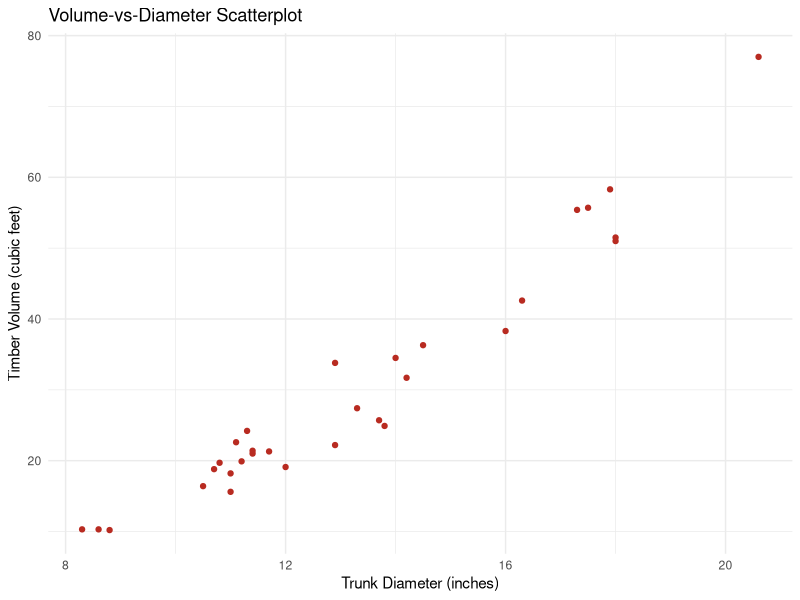
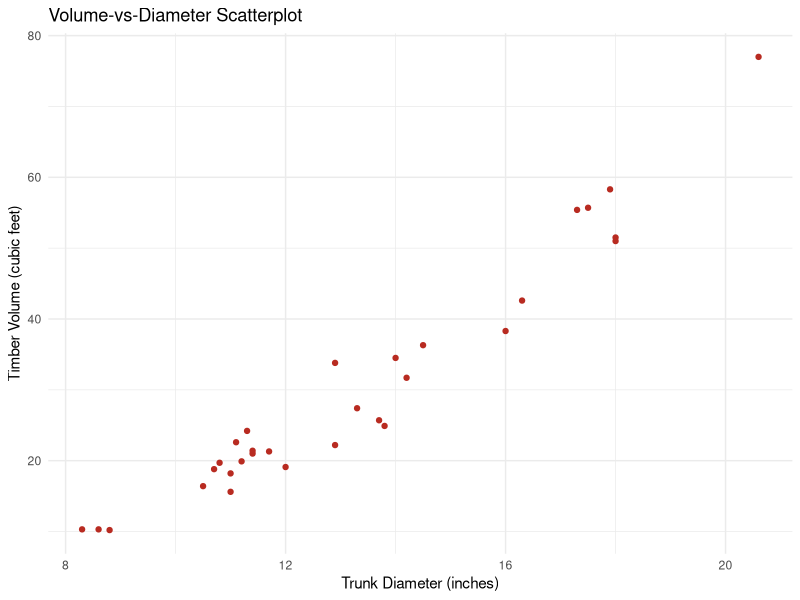
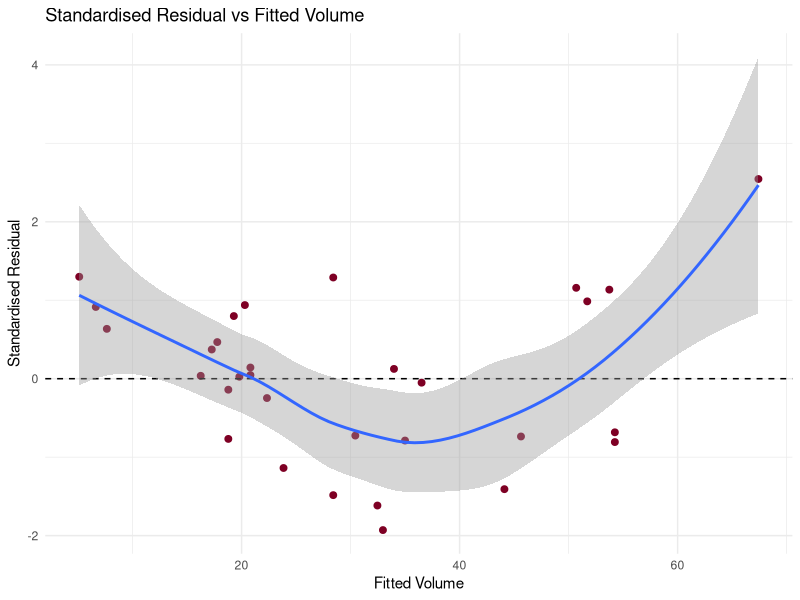
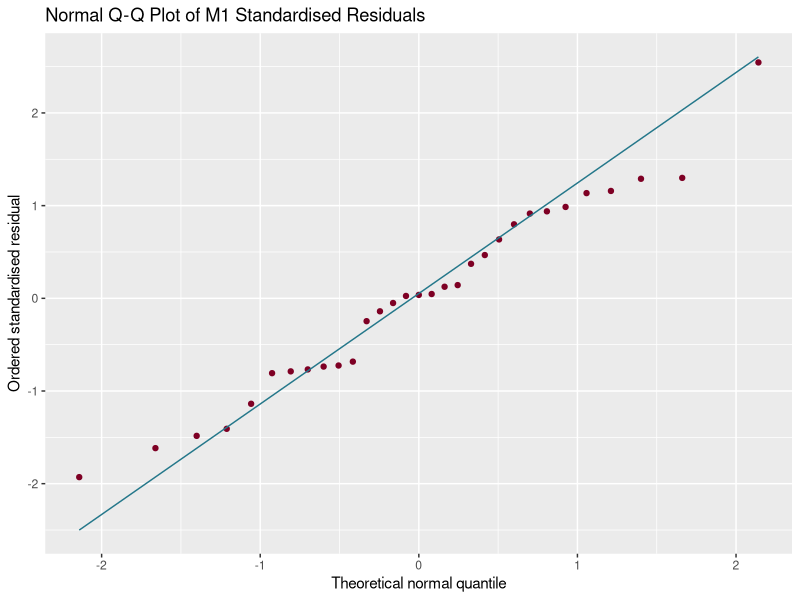
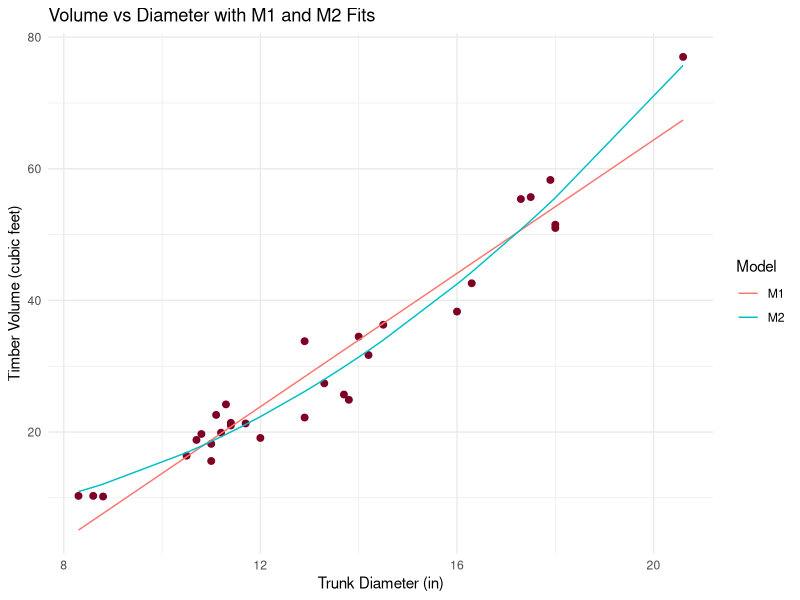

R code for these plots, in order:
## STS4407 Tutorial 2
# Name: Sametha Sivalingam
# Matrix No: SA00280

## ------------------------------------------------------------------------------------------------------

## create "output" directory if necessary
# dir.create("output", showWarnings = FALSE)

## load libraries
library(tidyverse) # dplyr, ggplot2

## -------------------------------------------------------------------------------------------------------

## Data Description

# tree_id: Tree Identifier
# girth_in: Trunk diameter (inches)
# height_ft: Tree height (feet)
# volume_ft3: Timber volume (cubic feet) ; the response variable

#---------------------------------------------------------------------------------------------------------

## QUESTION 1(a)

trees_raw <- read.csv("data/STS4407_Tutorial2_Trees.csv")

## check number of trees
nrow(trees_raw) # 31 rows
unique(trees_raw$tree_id) # 31 unique tree id's
# Since there are 31 rows and 31 unique tree id's, therefore there are 31 trees in this dataset

## check missing values
colSums(is.na(trees_raw))
# tree_id: 0
# girth_in: 0
# height_ft: 0
# volume_ft3: 0
# hence, no missing values in any of the columns

## identify diameter (girth_in) range
# min & max of trees_raw$girth_in
range(trees_raw$girth_in, na.rm = TRUE)
# min value = 8.3
# max value = 20.6
# range = [8.3, 20.6]

## Identify the response, predictor and their units

## volume-vs-diameter scatterplot
vol_diameter_plot <- ggplot(trees_raw,
    aes(x = girth_in, y = volume_ft3)) +
    geom_point(colour = "#b82b21") +
    labs(title = "Volume-vs-Diameter Scatterplot",
        x = "Trunk Diameter (inches)",
        y = "Timber Volume (cubic feet)") + theme_minimal()

vol_diameter_plot

ggsave("output/volume_diameter_scatterplot.png",
    plot = vol_diameter_plot,
    width = 7, 
    height = 5, 
    units = "in",
    dpi = 300,
    bg = "white")

# There is a strong, positive, slightly curved relationship between trunk diameter and timber volume.
# As trunk diameter increase, timber volume generally increases, with volume tending to rise more rapidly at
# larger diameters. The points follow the overall pattern fairly closely, with no obvious outliers.

## ---------------------------------------------------------------------------------------------------------

## QUESTION 1(b)

## fit M1
M1 <- lm(volume_ft3 ~ girth_in, data = trees_raw)

summary(M1)
# Fitted equation: Volume = -36.9435 + 5.0659(Diameter)
# R-squared = 0.9353
# Residual std error = 4.252

# Interpretation: For each additional 1 inch in trunk diameter, the predicted timber volume increase by
# approximately 5.07 cubic feet.
# The intercept should not be given a physical interpretation because it predicts a timber volume of
# approximate;y -36.94 when trunk diameter is zero. This is not physically meaningful because a negative
# timber volume is impossible.
# A zero timber volume is outside the observed data range, so applying the fitted line there is 
# extrapolation.

## ---------------------------------------------------------------------------------------------------------

## QUESTION 1(c)

## Tree with diameter 15 inches
new_tree_data <- data.frame(girth_in = 15.00)

## Fitted value and 95% confidence interval for mean volume
predict(M1, newdata = new_tree_data,
    interval = "confidence", level = 0.95)
# fitted value = 39.04439
# 95% C.I. = (37.24858, 40.84019) cubic feet

## Fitted value and 95% prediction interval for one tree
predict(M1, newdata = new_tree_data,
    interval = "prediction", level = 0.95)
# fitted value = 39.04439
# 95% Prediction Interval = (30.16461, 47.92416) cubic feet

## Why the intervals differ
# The confidence interval estimates the mean volume of all trees with a diameter of 15 inches. It reflects
# uncertainty in estimating the mean response. 
# The prediction interval predicts the volume of one individual tree with a diameter of 15 inches
# The prediction interval is wider because it includes uncertainty in the estimated mean and the additional
# variation between individual trees.
# This is interpolation since 15 inches lies within the observed diameter range of 8.3 - 20.6 inches.

## --------------------------------------------------------------------------------------------------------

## QUESTION 1(d)

tree_fit_df <- trees_raw %>%
    mutate(fitted_volume = fitted(M1),
        residual = residuals(M1))


tree_b05 <- tree_fit_df %>%
    filter(tree_id == "B05")

tree_b05
# Observed Volume = 18.8 cubic feet
# Fitted Volume = 17.2612 cubic feet
# Residual = 1.538795 cubic feet
# The residual is positive which means Tree B05's observed volume is approximately 1.54 cubic feet greater
# than its fitted volume. M1 underestimates this tree's volume by approximately 1.54 cubic feet.
# The residual has the same unit as the volume ; cubic feet
# The residual is observable because it is calculated using the observed volume and the fitted regression line.
# It estimates the true error because the true population mean relationship is unknown.

## -------------------------------------------------------------------------------------------------------------

## QUESTION 2(a)

## Standardised Residual-vs-fitted plot
tree_fit_df <- tree_fit_df %>%
    mutate(std_residual = rstandard(M1))

stdr_fitted_plot <- ggplot(tree_fit_df,
    aes(x = fitted_volume, y = std_residual)) +
    geom_point(colour = "#7E0024", size = 2) +
    geom_hline(yintercept = 0, linetype = "dashed") +
    geom_smooth(method = "loess", formula = y ~ x, se = TRUE) + 
    labs(title = "Standardised Residual vs Fitted Volume",
        x = "Fitted Volume", y = "Standardised Residual") + theme_minimal()

ggsave("output/stdresid_vs_fitted_plot.png",
    plot = stdr_fitted_plot,
    width = 7, 
    height = 5, 
    units = "in",
    dpi = 300,
    bg = "white")

# The smooth trend is U-shaped: above zero at low-fitted values, below zero in the middle, and rising again
# at the high end. This suggests M1's linear mean is missing curvature, such as a quadratic term. The rise at
# the far right rests heavily on one point, so the evidence is suggestive not conclusive.
# The spread looks broadly similar across fitted values so changing variance is not obviously a 
# concern. 
# The shaded band (se = TRUE) shows the uncertainty in the smooth trend, which is wide at the extremes where
# data is sparse.

## -------------------------------------------------------------------------------------------------------------

## QUESTION 2(b)

## Normal Q-Q Plot of M1 standardised residuals
m1_qq_plot <- ggplot(tree_fit_df,
    aes(sample = std_residual)) +
    stat_qq(colour = "#7E0024") +
    stat_qq_line(colour = "#24778A") +
    labs(title = "Normal Q-Q Plot of M1 Standardised Residuals",
        x = "Theoretical normal quantile",
        y = "Ordered standardised residual")

ggsave("output/m1_norm_qq_stdresid_plot.png",
    plot = m1_qq_plot,
    width = 7, 
    height = 5, 
    units = "in",
    dpi = 300,
    bg = "white")

# The points in the middle follow the reference line closely. The centre looks consistent with normality.
# The tails depart slightly. At the lower end, the lowest points sit above the line, so the lower tail looks
# lighter than normal. At the upper end, the points from about 1 to 1.7 fall below the line, then the single
# largest point (about 2.5) lands on or just above it. This gives a mild right-skew pattern. 

## ------------------------------------------------------------------------------------------------------------

## QUESTION 2(c)

## Fit M2
M2 <- lm(volume_ft3 ~ girth_in + I(girth_in^2), data = trees_raw)
summary(M2)

tree_compare_fit <- trees_raw %>% 
    mutate(fit_M1 = fitted(M1),
        fit_M2 = fitted(M2))

m1_vs_m2_fits <- ggplot(tree_compare_fit, aes(x = girth_in, y = volume_ft3)) +
    geom_point(colour = "#7E0024", size = 2) +
    geom_line(aes(y = fit_M1, colour = "M1")) +
    geom_line(aes(y = fit_M2, colour = "M2")) +
    labs(title = "Volume vs Diameter with M1 and M2 Fits",
        x = "Trunk Diameter (in)", y = "Timber Volume (cubic feet)", colour = "Model") +
    theme_minimal()

ggsave("output/m1_vs_m2_fits.png",
    plot = m1_vs_m2_fits,
    width = 7, 
    height = 5, 
    units = "in",
    dpi = 300,
    bg = "white")

# M1 is a straight line (its slope is constant) whereas M2 is a curve that bends upward, getting steeper as
# diameter increases. 
# In the middle (about 12 to 17 in): M1 sits above many of the points, giving negative residuals,
# while M2 dips below M1 and tracks the data better.
# At large diameters (about 20 in): M1 falls short of the highest point (about 77), giving a positive residual,
# while M2 rises to meet it.
# However, M2's curve is fairly gentle (the two lines are not far apart)
# THe gap is largest at the two ends, so there is evidence of an improvement from the quadratic term (girth_in^2)
# but it is modest. 

## ------------------------------------------------------------------------------------------------------------------

# -- QUESTION 2(d)

## Compare adjusted R-squared of M1 and M2
summary(M1)$adj.r.squared # 0.9330895
summary(M2)$adj.r.squared # 0.9588428

## Compare residual standard errors
summary(M1)$sigma # 4.251988
summary(M2)$sigma # 3.334785

## Compare Standardised Residual Plots










## -------------------------------------------------------------------------------------------------------------

# -- QUESTION 3(a)

## Fit M3
M3 <- lm(sqrt(volume_ft3) ~ girth_in, data = trees_raw)
summary(M3)

# fitted equation: Sqrt(Volume) = -0.55183 + 0.44262(Diameter)
